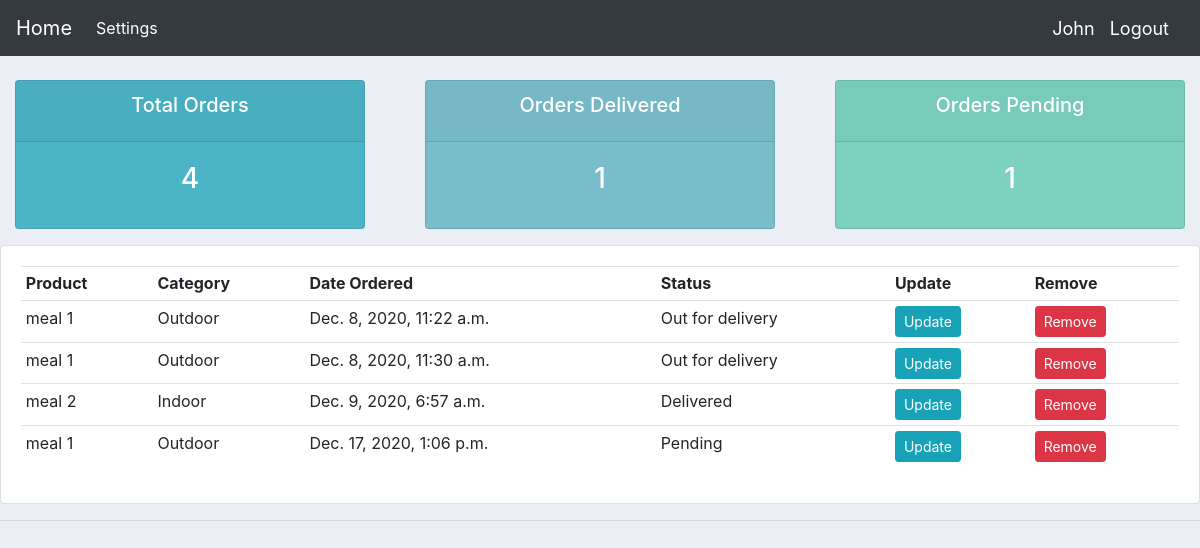
The page /user/ (signed in) on the database its author committed.
### accounts/models.py (models this page shows, shortened)
class Order(models.Model):
    STATUS = (
        ("Pending", "Pending"),
        ("Out for delivery", "Out for delivery"),
        ("Delivered", "Delivered"),
    )
    product = models.ForeignKey(Product, null=True, on_delete=models.SET_NULL)
    customer = models.ForeignKey(Customer, null=True, on_delete=models.SET_NULL)
    date_created = models.DateTimeField(auto_now_add=True)
    status = models.CharField(max_length=30, null=True, choices=STATUS)
    tag = models.ManyToManyField(Tag)

class Product(models.Model):
    CATEGORY = (
        ("Indoor", "Indoor"),
        ("Outdoor", "Outdoor"),
    )
    name = models.CharField(max_length=30, null=True)
    price = models.FloatField(null=True)
    category = models.CharField(max_length=30, null=True, choices=CATEGORY)
    description = models.CharField(max_length=200,
                                   null=True,
                                   default="No description",
                                   blank=True,
                                   )
    date_created = models.DateField(auto_now_add=True, null=True)

### accounts/decorators.py (the view)
        def wrapper_func(request, *args, **kwargs):
            if request.user.groups.exists():
                groups = request.user.groups.all()
                if any(group.name in allowed_roles for group in groups):
                    return view_func(request, *args, **kwargs)
                return HttpResponse("Not allowed")
            messages.info(request, "That User does not belong to any group")
            return redirect("logout")

### accounts/views.py (called while the page is built)
@allowed_users(["customer"])
@login_required(login_url='login')
def user_view(request):
    orders = request.user.customer.order_set.all()
    context = {
        "orders": orders,
        "total_orders": orders.count(),
        "orders_delivered": orders.filter(status="Delivered").count(),
        "orders_pending": orders.filter(status="Pending").count(),
    }
    return render(request, "accounts/user.html", context)

### accounts/templates/accounts/user.html
{% extends  "accounts/main.html" %}
{% block content %}
    {% include "accounts/status.html" %}
<div class="row">
	<div class="col-md">
		<div class="card card-body">
			<table class="table table-sm">
				<tr>
					<th>Product</th>
					<th>Category</th>
					<th>Date Ordered</th>
					<th>Status</th>
					<th>Update</th>
					<th>Remove</th>
				</tr>
                {% for order in orders %}
                <tr>
                    <td>{{ order.product.name }} </td>
                    <td>{{ order.product.category }}</td>
                    <td>{{ order.date_created }}</td>
                    <td>{{ order.status }}</td>
                    <td><a class="btn btn-sm btn-info" href="{% url "updateOrder" order.id %}?next={{ request.path }}">Update</a></td>
                    <td><a class="btn btn-sm btn-danger"href="{% url 'deleteOrder' order.id %}?next={{ request.path }}">Remove</a> </td>
                </tr>
                {% endfor %}
			</table>
		</div>
	</div>
</div>
{% endblock %}

### accounts/templates/accounts/navbar.html (shortened to what this page needs)
{% load static %}
<nav class="navbar navbar-expand-lg navbar-dark bg-dark">
  <a class="navbar-brand" href="{% url "home" %}">Home</a>
  <div class="collapse navbar-collapse" id="navbarNav">
    <ul class="navbar-nav">
        {% if request.user.is_staff %}
      <li class="nav-item active">
        <a class="nav-link" href="{% url 'home' %}">Dashboard <span class="sr-only">(current)</span></a>
      </li>
      <li class="nav-item">
        <a class="nav-link" href="{% url 'products' %}">Products</a>
      </li>
        {% else %}
         <li class="nav-item active">
         <a class="nav-link" href="{% url 'account' %}">Settings <span class="sr-only">(current)</span></a>
         </li>
        {% endif %}
    </ul>
  </div>
    {% if request.user.is_authenticated %}
        <span class="hello-msg">{{ request.user }}</span>
        <span ><a class="hello-msg btn-block" href="{% url 'logout' %}" >Logout</a></span>
    {% else %}
        <span ><a class="hello-msg btn-block" href="{% url 'login' %}" >Login</a></span>
        <span ><a class="hello-msg btn-block" href="{% url 'register' %}" >Register</a></span>
    {% endif %}
</nav>

### static/css/main.css (style rules this page uses)
body { background-color: #ebeff5; }

### accounts/templates/accounts/navbar.html (style rules this page uses)
.hello-msg { font-size: 18px; color : #ffffff; margin-right: 15px; }

### rows shown on the page
Order: product.name "meal 1", product.category "Outdoor", date_created "Dec. 8, 2020, 11:22 a.m.", status "Out for delivery"
Order: product.name "meal 1", product.category "Outdoor", date_created "Dec. 8, 2020, 11:30 a.m.", status "Out for delivery"
Order: product.name "meal 2", product.category "Indoor", date_created "Dec. 9, 2020, 6:57 a.m.", status "Delivered"
Order: product.name "meal 1", product.category "Outdoor", date_created "Dec. 17, 2020, 1:06 p.m.", status "Pending"

### other values the page prints
{{ request.user }} "John"
{{ total_orders }} "4"
{{ orders_delivered }} "1"
{{ orders_pending }} "1"
